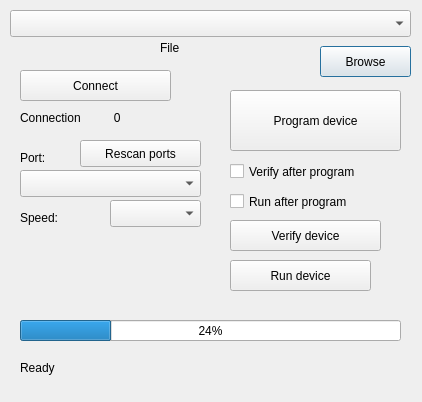
<?xml version="1.0" encoding="UTF-8"?>
<ui version="4.0">
 <class>qProgArmDialog</class>
 <widget class="QDialog" name="qProgArmDialog">
  <property name="geometry">
   <rect>
    <x>0</x>
    <y>0</y>
    <width>422</width>
    <height>402</height>
   </rect>
  </property>
  <property name="minimumSize">
   <size>
    <width>422</width>
    <height>325</height>
   </size>
  </property>
  <property name="windowTitle">
   <string>qProgArmDialog</string>
  </property>
  <property name="windowIcon">
   <iconset resource="qProg_arm1986.qrc">
    <normaloff>:/new/prefix1/images/mainwin.png</normaloff>:/new/prefix1/images/mainwin.png</iconset>
  </property>
  <widget class="QComboBox" name="comboBox_File">
   <property name="geometry">
    <rect>
     <x>10</x>
     <y>10</y>
     <width>401</width>
     <height>27</height>
    </rect>
   </property>
  </widget>
  <widget class="QLabel" name="label">
   <property name="geometry">
    <rect>
     <x>160</x>
     <y>40</y>
     <width>31</width>
     <height>16</height>
    </rect>
   </property>
   <property name="text">
    <string>File</string>
   </property>
  </widget>
  <widget class="QPushButton" name="pushButton_Browse">
   <property name="geometry">
    <rect>
     <x>320</x>
     <y>46</y>
     <width>91</width>
     <height>31</height>
    </rect>
   </property>
   <property name="text">
    <string>Browse</string>
   </property>
   <property name="icon">
    <iconset resource="qProg_arm1986.qrc">
     <normaloff>:/new/prefix1/images/open.bmp</normaloff>:/new/prefix1/images/open.bmp</iconset>
   </property>
  </widget>
  <widget class="QPushButton" name="pushButton_WriteDevice">
   <property name="geometry">
    <rect>
     <x>230</x>
     <y>90</y>
     <width>171</width>
     <height>61</height>
    </rect>
   </property>
   <property name="text">
    <string>Program device</string>
   </property>
   <property name="icon">
    <iconset resource="qProg_arm1986.qrc">
     <normaloff>:/new/prefix1/images/program.png</normaloff>:/new/prefix1/images/program.png</iconset>
   </property>
   <property name="iconSize">
    <size>
     <width>48</width>
     <height>35</height>
    </size>
   </property>
  </widget>
  <widget class="QPushButton" name="pushButton_Verify">
   <property name="geometry">
    <rect>
     <x>230</x>
     <y>220</y>
     <width>151</width>
     <height>31</height>
    </rect>
   </property>
   <property name="text">
    <string>Verify device</string>
   </property>
   <property name="icon">
    <iconset resource="qProg_arm1986.qrc">
     <normaloff>:/new/prefix1/images/progtest.PNG</normaloff>:/new/prefix1/images/progtest.PNG</iconset>
   </property>
  </widget>
  <widget class="QLabel" name="label_Connection">
   <property name="geometry">
    <rect>
     <x>20</x>
     <y>110</y>
     <width>151</width>
     <height>16</height>
    </rect>
   </property>
   <property name="text">
    <string>Connection          0</string>
   </property>
  </widget>
  <widget class="QPushButton" name="pushButton_Connect">
   <property name="geometry">
    <rect>
     <x>20</x>
     <y>70</y>
     <width>151</width>
     <height>31</height>
    </rect>
   </property>
   <property name="text">
    <string>Connect</string>
   </property>
  </widget>
  <widget class="QProgressBar" name="progressBar">
   <property name="geometry">
    <rect>
     <x>20</x>
     <y>320</y>
     <width>381</width>
     <height>21</height>
    </rect>
   </property>
   <property name="value">
    <number>24</number>
   </property>
  </widget>
  <widget class="QComboBox" name="comboBox_Ports">
   <property name="geometry">
    <rect>
     <x>20</x>
     <y>170</y>
     <width>181</width>
     <height>27</height>
    </rect>
   </property>
  </widget>
  <widget class="QPushButton" name="pushButton_Rescan">
   <property name="geometry">
    <rect>
     <x>80</x>
     <y>140</y>
     <width>121</width>
     <height>27</height>
    </rect>
   </property>
   <property name="text">
    <string>Rescan ports</string>
   </property>
  </widget>
  <widget class="QLabel" name="label_2">
   <property name="geometry">
    <rect>
     <x>20</x>
     <y>150</y>
     <width>51</width>
     <height>16</height>
    </rect>
   </property>
   <property name="text">
    <string>Port:</string>
   </property>
  </widget>
  <widget class="QComboBox" name="comboBox_Speed">
   <property name="geometry">
    <rect>
     <x>110</x>
     <y>200</y>
     <width>91</width>
     <height>27</height>
    </rect>
   </property>
  </widget>
  <widget class="QLabel" name="label_3">
   <property name="geometry">
    <rect>
     <x>20</x>
     <y>210</y>
     <width>62</width>
     <height>15</height>
    </rect>
   </property>
   <property name="text">
    <string>Speed:</string>
   </property>
  </widget>
  <widget class="QLabel" name="label_Status">
   <property name="geometry">
    <rect>
     <x>20</x>
     <y>360</y>
     <width>381</width>
     <height>16</height>
    </rect>
   </property>
   <property name="text">
    <string>Ready</string>
   </property>
  </widget>
  <widget class="QCheckBox" name="checkBox_Verify">
   <property name="geometry">
    <rect>
     <x>230</x>
     <y>160</y>
     <width>181</width>
     <height>23</height>
    </rect>
   </property>
   <property name="text">
    <string>Verify after program</string>
   </property>
  </widget>
  <widget class="QPushButton" name="pushButton_Run">
   <property name="geometry">
    <rect>
     <x>230</x>
     <y>260</y>
     <width>141</width>
     <height>31</height>
    </rect>
   </property>
   <property name="text">
    <string>Run device</string>
   </property>
   <property name="icon">
    <iconset resource="qProg_arm1986.qrc">
     <normaloff>:/new/prefix1/images/progstart.PNG</normaloff>:/new/prefix1/images/progstart.PNG</iconset>
   </property>
  </widget>
  <widget class="QCheckBox" name="checkBox_Run">
   <property name="geometry">
    <rect>
     <x>230</x>
     <y>190</y>
     <width>181</width>
     <height>23</height>
    </rect>
   </property>
   <property name="text">
    <string>Run after program</string>
   </property>
  </widget>
 </widget>
 <layoutdefault spacing="6" margin="11"/>
 <resources>
  <include location="qProg_arm1986.qrc"/>
 </resources>
 <connections/>
</ui>
